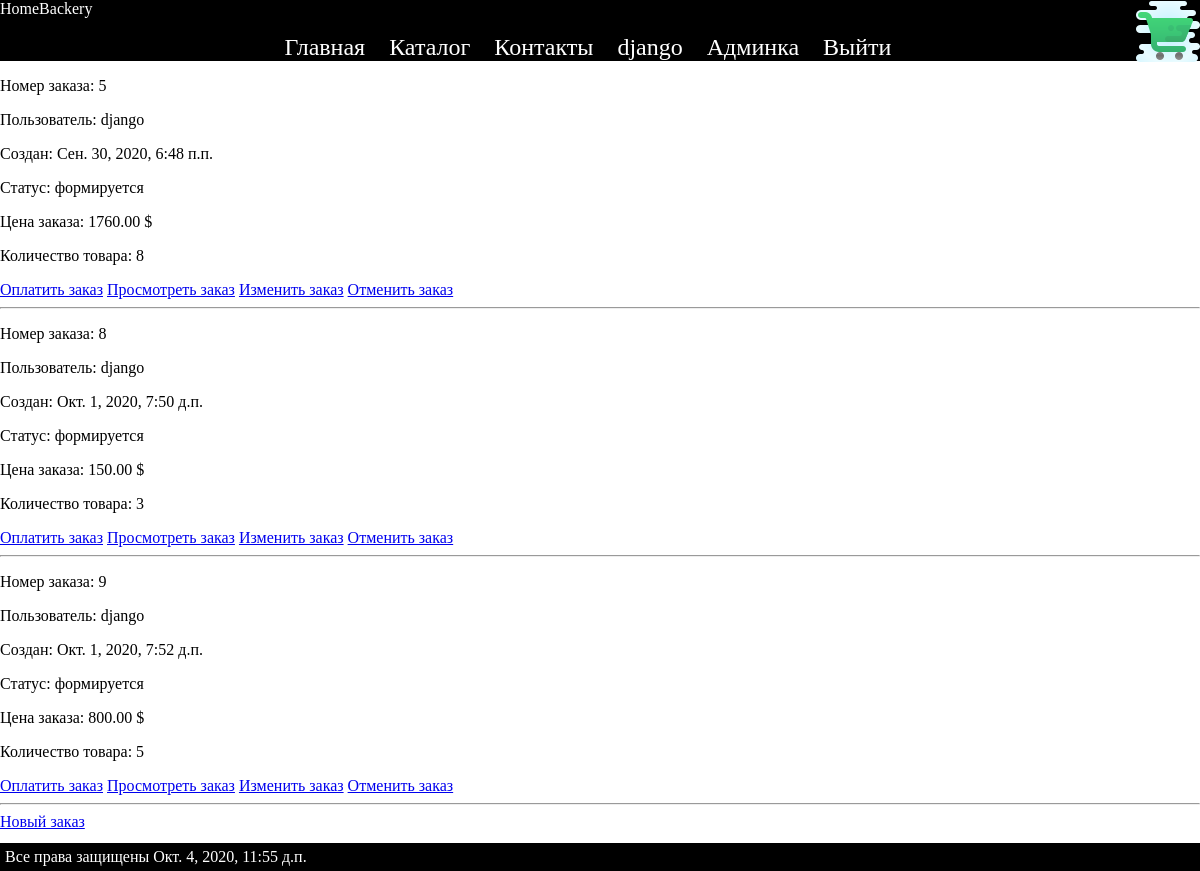
The page /orders/list/ (signed in) on the database as committed earlier.
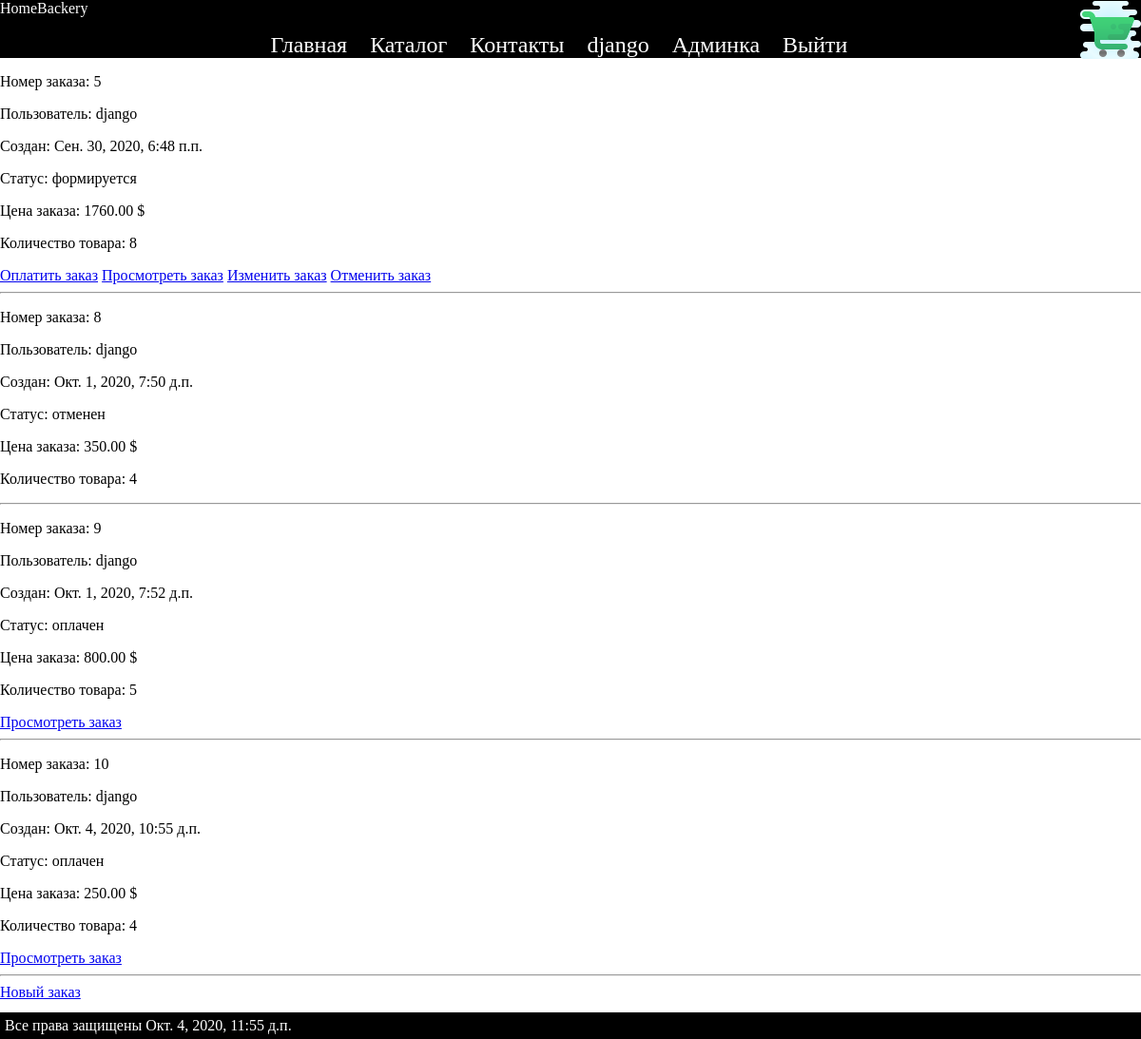
The same page on the database as committed later.
### authapp/models.py (models this page shows, shortened)
class CakeShopUser(AbstractUser):
    age = models.IntegerField(verbose_name='Возраст', null=True, blank=True)
    img = models.ImageField(verbose_name='Картинка', upload_to="user_img", blank=True)
    activation_key = models.CharField(max_length=USER_SIZE_KEY, blank=True, default=get_activation_key)
    activation_key_expires = models.DateTimeField(default=get_activation_key_expires)

### ordersapp/models.py (models this page shows)
class Order(models.Model):
    FORMING = 'F'
    PAID = 'P'
    READY = 'R'
    CANCEL = 'C'
    ORDER_STATUS_CHOICES = (
        (FORMING, 'формируется'),
        (PAID, 'оплачен'),
        (READY, 'готов к выдаче'),
        (CANCEL, 'отменен'),
    )
    user = models.ForeignKey(get_user_model(), on_delete=models.CASCADE)
    created = models.DateTimeField(verbose_name='создан', auto_now_add=True)
    updated = models.DateTimeField(verbose_name='обновлен', auto_now=True)
    status = models.CharField(verbose_name='статус',
                              max_length=1,
                              choices=ORDER_STATUS_CHOICES,
                              default=FORMING)
    is_active = models.BooleanField(verbose_name='активен', default=True)
    def get_total_sum(self):
        sum = 0
        for i in self.orderitem_set.all():
            sum += i.product.price * i.quantity
        return sum
    def get_items_count(self):
        count = 0
        for i in self.orderitem_set.all():
            count += i.quantity
        return count

class OrderItem(models.Model):
    order = models.ForeignKey(Order, on_delete=models.CASCADE)  # related_name="items"
    product = models.ForeignKey(Product, verbose_name='продукт', on_delete=models.CASCADE)
    quantity = models.PositiveIntegerField(verbose_name='количество', default=0)

### mainapp/models.py (models this page shows, shortened)
class Product(models.Model):
    category = models.ForeignKey(Catalog, on_delete=models.CASCADE, verbose_name="Категория")
    name = models.CharField(verbose_name='Название', max_length=64, null=True)
    text = models.TextField(verbose_name='Описание', blank=True)
    img = models.ImageField(verbose_name='Картинка', upload_to="product_img", blank=True)
    price = models.DecimalField(verbose_name='Цена', max_digits=6,decimal_places=2, null=False, default=0)
    count = models.IntegerField(default=0, verbose_name="Количество")
    is_active = models.BooleanField(default=True)

### ordersapp/views.py (the view)
# urls.py: path('list/', ordersapp.OrdersRead.as_view(), name="list"),
class OrdersRead(PageMainTitleMixin, UsersOrderMixin, LoginRequiredMixin, ListView):
    main_title = "заказ"
    model = Order

### mainapp/context_processors.py (called while the page is built)
def time(request):
    return {
        "time": now()
    }

### ordersapp/views.py (called while the page is built)
    def get_context_data(self, *, object_list=None, **kwargs):  # для измениния контекста
        data = super().get_context_data(object_list=None, **kwargs)
        data['main_title'] = self.main_title
        return data

    def get_queryset(self):  # для получения request
        return Order.objects.filter(user=self.request.user)

### ordersapp/templates/ordersapp/order_list.html
{% extends "mainapp/root.html"%}
{% block content %}
    {% include "mainapp/includes/inc__header.html" %}
    {% for i in object_list %}
            <p>Номер заказа: {{ i.pk }}</p>
            <p>Пользователь: {{ i.user.username }}</p>
            <p>Создан: {{ i.created }}</p>
            <p>Статус: {{ i.get_status_display }}</p>
            <p>Цена заказа: {{ i.get_total_sum }} $</p>
            <p>Количество товара: {{ i.get_items_count }}</p>
            {% if i.status == i.FORMING %}
                <a href="{% url 'orders:confirm' pk=i.pk %}">Оплатить заказ</a>
                <a href="{% url 'orders:read' pk=i.pk %}">Просмотреть заказ</a>
                <a href="{% url 'orders:update' pk=i.pk %}">Изменить заказ</a>
                <a href="{% url 'orders:delete' pk=i.pk %}">Отменить заказ</a>
            {% endif %}
            {% if i.status == i.PAID %}
                <a href="{% url 'orders:read' pk=i.pk %}">Просмотреть заказ</a>
            {% endif %}
            <hr>
    {% endfor %}
<a href="{% url 'orders:create' %}">Новый заказ</a>
{% endblock %}

### mainapp/templates/mainapp/root.html (shortened to what this page needs)
{% load static %}
<!DOCTYPE html>
<html lang="en">
<head>
    {% block css %}
    <link rel="stylesheet" href="{% static 'styles/style.css' %}">
    {% endblock %}
</head>
<body>
<div class="container">
    {% block content %}
    {% endblock %}
</div>
<div class="space"></div>
<footer>
    Все права защищены {{ time }}
</footer>
</body>
</html>

### mainapp/templates/mainapp/includes/inc__header.html
{% load static %}
<div class="header">
    <div class="logo">
        <a href="{% url 'main:index'%}">HomeBackery</a>
        {% if user.is_authenticated %}
        <a href="{% url 'basket:index' %}" class="buy-list"><img src="{% static 'img/ishop.png' %}"/></a>
        {% endif %}
    </div>
    {% include "mainapp/includes/inc__menu.html" %}
</div>

### mainapp/templates/mainapp/includes/inc__menu.html
<ul class="menu">
    <li><a href="{% url 'main:index'%}" class="{% if request.resolver_match.url_name == 'index' %}active{% endif %}">Главная</a></li>
    <li><a href="{% url 'main:catalog'%}" class="{% if request.resolver_match.url_name == 'catalog' %}active{% endif %}">Каталог</a></li>
    <li><a href="{% url 'main:contacts'%}" class="{% if request.resolver_match.url_name == 'contacts' %}active{% endif %}">Контакты</a></li>
    {% if user.is_authenticated %}
    <li><a href="{% url 'auth:profile'%}" class="{% if request.resolver_match.url_name == 'profile' %}active{% endif %}">{{ user.username }}</a></li>
    {% if user.is_superuser %}
        <li><a href="{% url 'adminapp:users' page=1 %}">Админка</a></li>
    {%endif%}
        <li><a href="{% url 'auth:logout'%}">Выйти</a></li>
    {% else %}
        <li><a href="{% url 'auth:login'%}">Войти</a></li>
    {% endif %}
</ul>

### static/styles/style.css (style rules this page uses)
body { margin: 0; }
.header { background-color: black; }
footer { position: fixed; left: 0; bottom: 0; padding: 5px; background: black; color: white; width: 100%; }
.space { height: 40px; }
.logo a { text-decoration: none; color: white; }
.menu { display: block; text-align: center; }
.menu li { display: inline-block; }
.menu li a { text-decoration: none; color: white; font-size: 150%; padding: 10px; }
.buy-list { float: right; }

Rows that differ between the two databases and show on the page:
changed Order id 8: status "формируется" → "отменен"; get_total_sum "150.00" → "350.00"; get_items_count "3" → "4"; no longer shows "Оплатить заказ Просмотреть заказ Изменить заказ Отменить заказ"
changed Order "Окт. 1, 2020, 7:52 д.п.": status "формируется" → "оплачен"; no longer shows "Оплатить заказ Изменить заказ Отменить заказ"
added Order: pk "10", user.username "django", created "Окт. 4, 2020, 10:55 д.п.", status "оплачен", get_total_sum "250.00", get_items_count "4", shows "Просмотреть заказ"
